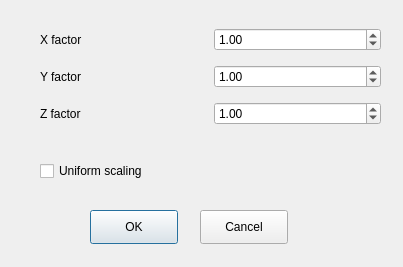
<?xml version="1.0" encoding="UTF-8"?>
<ui version="4.0">
 <class>GDMLScale</class>
 <widget class="QDialog" name="GDMLScale">
  <property name="geometry">
   <rect>
    <x>0</x>
    <y>0</y>
    <width>403</width>
    <height>267</height>
   </rect>
  </property>
  <property name="windowTitle">
   <string>Scale GDML solids</string>
  </property>
  <widget class="QCheckBox" name="checkBox">
   <property name="geometry">
    <rect>
     <x>40</x>
     <y>160</y>
     <width>141</width>
     <height>22</height>
    </rect>
   </property>
   <property name="text">
    <string>Uniform scaling</string>
   </property>
  </widget>
  <widget class="QWidget" name="verticalLayoutWidget">
   <property name="geometry">
    <rect>
     <x>40</x>
     <y>20</y>
     <width>341</width>
     <height>116</height>
    </rect>
   </property>
   <layout class="QVBoxLayout" name="verticalLayout">
    <item>
     <layout class="QHBoxLayout" name="horizontalLayout">
      <item>
       <widget class="QLabel" name="xlabel">
        <property name="text">
         <string>X factor</string>
        </property>
       </widget>
      </item>
      <item>
       <widget class="QDoubleSpinBox" name="xScale">
        <property name="toolTip">
         <string>Scaling factor (0.01 to 100)</string>
        </property>
        <property name="minimum">
         <double>0.010000000000000</double>
        </property>
        <property name="maximum">
         <double>100.000000000000000</double>
        </property>
        <property name="value">
         <double>1.000000000000000</double>
        </property>
       </widget>
      </item>
     </layout>
    </item>
    <item>
     <layout class="QHBoxLayout" name="horizontalLayout_3">
      <item>
       <widget class="QLabel" name="yLabel">
        <property name="text">
         <string>Y factor</string>
        </property>
       </widget>
      </item>
      <item>
       <widget class="QDoubleSpinBox" name="yScale">
        <property name="minimum">
         <double>0.010000000000000</double>
        </property>
        <property name="maximum">
         <double>100.000000000000000</double>
        </property>
        <property name="value">
         <double>1.000000000000000</double>
        </property>
       </widget>
      </item>
     </layout>
    </item>
    <item>
     <layout class="QHBoxLayout" name="horizontalLayout_4">
      <item>
       <widget class="QLabel" name="zLabel">
        <property name="text">
         <string>Z factor</string>
        </property>
       </widget>
      </item>
      <item>
       <widget class="QDoubleSpinBox" name="zScale">
        <property name="minimum">
         <double>0.010000000000000</double>
        </property>
        <property name="maximum">
         <double>100.000000000000000</double>
        </property>
        <property name="value">
         <double>1.000000000000000</double>
        </property>
       </widget>
      </item>
     </layout>
    </item>
   </layout>
  </widget>
  <widget class="QPushButton" name="scaleButton">
   <property name="geometry">
    <rect>
     <x>90</x>
     <y>210</y>
     <width>88</width>
     <height>34</height>
    </rect>
   </property>
   <property name="text">
    <string>OK</string>
   </property>
  </widget>
  <widget class="QPushButton" name="cancelButton">
   <property name="geometry">
    <rect>
     <x>200</x>
     <y>210</y>
     <width>88</width>
     <height>34</height>
    </rect>
   </property>
   <property name="text">
    <string>Cancel</string>
   </property>
  </widget>
 </widget>
 <resources/>
 <connections/>
</ui>
